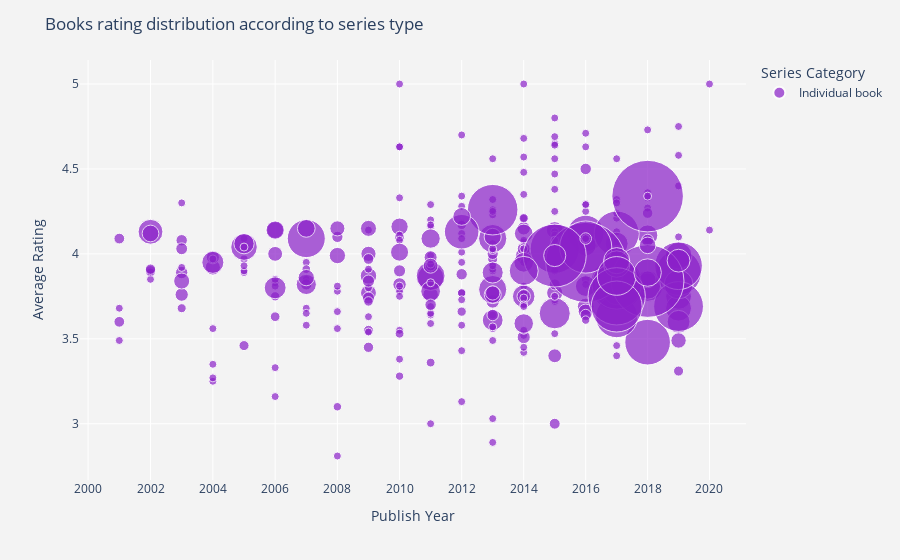

The notebook cell saved with this chart:
### Code cell
# Displaying the scatter chart to help publishers
display_chart(genre_dropdown.value, series_category_dropdown.value, df_goodreads)

### Figure 1 — Plotly figure (JSON) as saved in the notebook; plotly's stock layout.template omitted (floating-point values rounded to 4 significant figures; data arrays with more than 128 entries replaced by an {"elided": "..."} marker saying what was removed)
{"data": [{"hovertemplate": "<b>%{hovertext}</b><br><br>Series Category=Individual book<br>year_published=%{x}<br>average_rating=%{y}<br>review_count=%{marker.size}<extra></extra>", "hovertext": {"elided": "310 str values"}, "legendgroup": "Individual book", "marker": {"color": "#8b20c9", "line": {"width": 1}, "size": {"elided": "310 int values"}, "sizemin": 4, "sizemode": "area", "sizeref": 7.863, "symbol": "circle"}, "mode": "markers", "name": "Individual book", "orientation": "v", "showlegend": true, "type": "scatter", "x": {"elided": "310 int values"}, "xaxis": "x", "y": {"elided": "310 float values"}, "yaxis": "y"}], "layout": {"legend": {"itemsizing": "constant", "title": {"text": "Series Category"}, "tracegroupgap": 0}, "margin": {"t": 60}, "paper_bgcolor": "rgb(243, 243, 243)", "plot_bgcolor": "rgb(243, 243, 243)", "title": {"text": "Books rating distribution according to series type"}, "xaxis": {"anchor": "y", "domain": [0, 1], "gridcolor": "white", "gridwidth": 1, "title": {"text": "Publish Year"}, "type": "log"}, "yaxis": {"anchor": "x", "domain": [0, 1], "gridcolor": "white", "gridwidth": 1, "title": {"text": "Average Rating"}}}}
